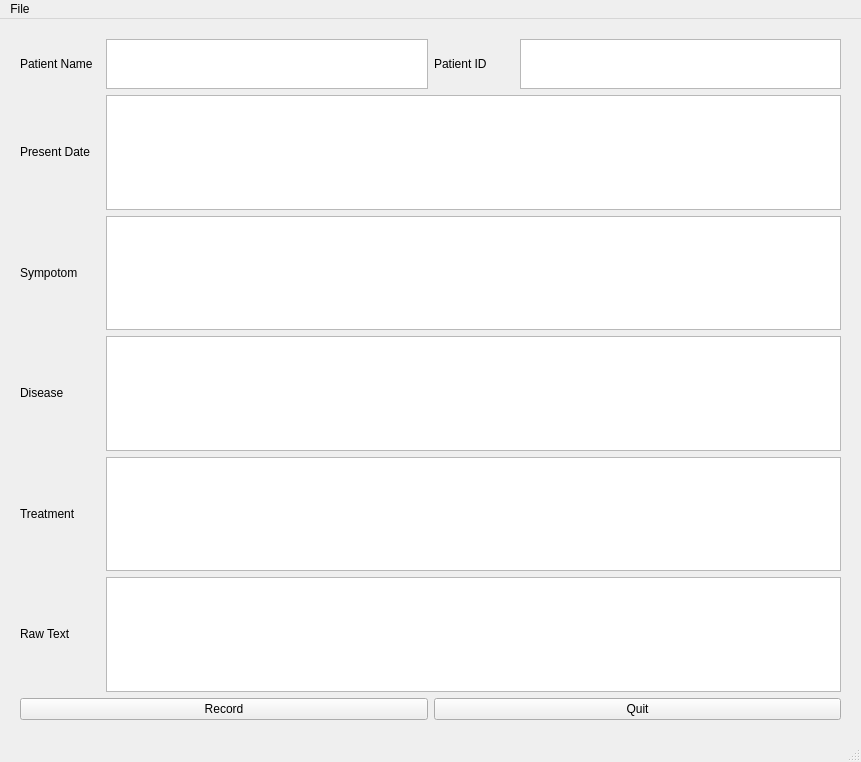
<?xml version="1.0" encoding="UTF-8"?>
<ui version="4.0">
 <class>MainWindow</class>
 <widget class="QMainWindow" name="MainWindow">
  <property name="geometry">
   <rect>
    <x>0</x>
    <y>0</y>
    <width>861</width>
    <height>762</height>
   </rect>
  </property>
  <property name="windowTitle">
   <string>MainWindow</string>
  </property>
  <widget class="QWidget" name="centralwidget">
   <property name="enabled">
    <bool>true</bool>
   </property>
   <property name="sizePolicy">
    <sizepolicy hsizetype="Expanding" vsizetype="Expanding">
     <horstretch>0</horstretch>
     <verstretch>0</verstretch>
    </sizepolicy>
   </property>
   <layout class="QGridLayout" name="gridLayout">
    <property name="leftMargin">
     <number>20</number>
    </property>
    <property name="topMargin">
     <number>20</number>
    </property>
    <property name="rightMargin">
     <number>20</number>
    </property>
    <property name="bottomMargin">
     <number>20</number>
    </property>
    <item row="0" column="0">
     <layout class="QVBoxLayout" name="verticalLayout">
      <item>
       <layout class="QHBoxLayout" name="horizontalLayout_7">
        <item>
         <layout class="QHBoxLayout" name="horizontalLayout">
          <item>
           <widget class="QLabel" name="label_Name">
            <property name="sizePolicy">
             <sizepolicy hsizetype="Fixed" vsizetype="Fixed">
              <horstretch>0</horstretch>
              <verstretch>0</verstretch>
             </sizepolicy>
            </property>
            <property name="minimumSize">
             <size>
              <width>80</width>
              <height>0</height>
             </size>
            </property>
            <property name="maximumSize">
             <size>
              <width>80</width>
              <height>16777215</height>
             </size>
            </property>
            <property name="text">
             <string>Patient Name</string>
            </property>
           </widget>
          </item>
          <item>
           <widget class="QPlainTextEdit" name="plainTextEdit_Name">
            <property name="sizePolicy">
             <sizepolicy hsizetype="Expanding" vsizetype="Fixed">
              <horstretch>0</horstretch>
              <verstretch>0</verstretch>
             </sizepolicy>
            </property>
            <property name="minimumSize">
             <size>
              <width>0</width>
              <height>50</height>
             </size>
            </property>
            <property name="maximumSize">
             <size>
              <width>16777215</width>
              <height>50</height>
             </size>
            </property>
           </widget>
          </item>
         </layout>
        </item>
        <item>
         <layout class="QHBoxLayout" name="horizontalLayout_2">
          <item>
           <widget class="QLabel" name="label_ID">
            <property name="sizePolicy">
             <sizepolicy hsizetype="Fixed" vsizetype="Fixed">
              <horstretch>0</horstretch>
              <verstretch>0</verstretch>
             </sizepolicy>
            </property>
            <property name="minimumSize">
             <size>
              <width>80</width>
              <height>0</height>
             </size>
            </property>
            <property name="maximumSize">
             <size>
              <width>80</width>
              <height>16777215</height>
             </size>
            </property>
            <property name="text">
             <string>Patient ID</string>
            </property>
           </widget>
          </item>
          <item>
           <widget class="QPlainTextEdit" name="plainTextEdit_ID">
            <property name="sizePolicy">
             <sizepolicy hsizetype="Expanding" vsizetype="Fixed">
              <horstretch>0</horstretch>
              <verstretch>0</verstretch>
             </sizepolicy>
            </property>
            <property name="minimumSize">
             <size>
              <width>0</width>
              <height>50</height>
             </size>
            </property>
            <property name="maximumSize">
             <size>
              <width>16777215</width>
              <height>50</height>
             </size>
            </property>
           </widget>
          </item>
         </layout>
        </item>
       </layout>
      </item>
      <item>
       <layout class="QHBoxLayout" name="horizontalLayout_3">
        <item>
         <widget class="QLabel" name="label_Date">
          <property name="sizePolicy">
           <sizepolicy hsizetype="Fixed" vsizetype="Fixed">
            <horstretch>0</horstretch>
            <verstretch>0</verstretch>
           </sizepolicy>
          </property>
          <property name="minimumSize">
           <size>
            <width>80</width>
            <height>0</height>
           </size>
          </property>
          <property name="maximumSize">
           <size>
            <width>80</width>
            <height>16777215</height>
           </size>
          </property>
          <property name="text">
           <string>Present Date</string>
          </property>
         </widget>
        </item>
        <item>
         <widget class="QPlainTextEdit" name="plainTextEdit_Date">
          <property name="sizePolicy">
           <sizepolicy hsizetype="Preferred" vsizetype="Preferred">
            <horstretch>0</horstretch>
            <verstretch>0</verstretch>
           </sizepolicy>
          </property>
         </widget>
        </item>
       </layout>
      </item>
      <item>
       <layout class="QHBoxLayout" name="horizontalLayout_4">
        <item>
         <widget class="QLabel" name="label_Sympotom">
          <property name="sizePolicy">
           <sizepolicy hsizetype="Fixed" vsizetype="Fixed">
            <horstretch>0</horstretch>
            <verstretch>0</verstretch>
           </sizepolicy>
          </property>
          <property name="minimumSize">
           <size>
            <width>80</width>
            <height>0</height>
           </size>
          </property>
          <property name="maximumSize">
           <size>
            <width>80</width>
            <height>16777215</height>
           </size>
          </property>
          <property name="text">
           <string>Sympotom</string>
          </property>
         </widget>
        </item>
        <item>
         <widget class="QPlainTextEdit" name="plainTextEdit_Sympotom"/>
        </item>
       </layout>
      </item>
      <item>
       <layout class="QHBoxLayout" name="horizontalLayout_5">
        <item>
         <widget class="QLabel" name="label_Disease">
          <property name="sizePolicy">
           <sizepolicy hsizetype="Fixed" vsizetype="Fixed">
            <horstretch>0</horstretch>
            <verstretch>0</verstretch>
           </sizepolicy>
          </property>
          <property name="minimumSize">
           <size>
            <width>80</width>
            <height>0</height>
           </size>
          </property>
          <property name="maximumSize">
           <size>
            <width>80</width>
            <height>16777215</height>
           </size>
          </property>
          <property name="text">
           <string>Disease</string>
          </property>
         </widget>
        </item>
        <item>
         <widget class="QPlainTextEdit" name="plainTextEdit_Disease"/>
        </item>
       </layout>
      </item>
      <item>
       <layout class="QHBoxLayout" name="horizontalLayout_6">
        <item>
         <widget class="QLabel" name="label_Treatment">
          <property name="sizePolicy">
           <sizepolicy hsizetype="Fixed" vsizetype="Fixed">
            <horstretch>0</horstretch>
            <verstretch>0</verstretch>
           </sizepolicy>
          </property>
          <property name="minimumSize">
           <size>
            <width>80</width>
            <height>0</height>
           </size>
          </property>
          <property name="maximumSize">
           <size>
            <width>80</width>
            <height>16777215</height>
           </size>
          </property>
          <property name="text">
           <string>Treatment</string>
          </property>
         </widget>
        </item>
        <item>
         <widget class="QPlainTextEdit" name="plainTextEdit_Treatment"/>
        </item>
       </layout>
      </item>
      <item>
       <layout class="QHBoxLayout" name="horizontalLayout_8">
        <item>
         <widget class="QLabel" name="label_WholeText">
          <property name="sizePolicy">
           <sizepolicy hsizetype="Fixed" vsizetype="Fixed">
            <horstretch>80</horstretch>
            <verstretch>0</verstretch>
           </sizepolicy>
          </property>
          <property name="minimumSize">
           <size>
            <width>80</width>
            <height>0</height>
           </size>
          </property>
          <property name="maximumSize">
           <size>
            <width>80</width>
            <height>16777215</height>
           </size>
          </property>
          <property name="text">
           <string>Raw Text</string>
          </property>
         </widget>
        </item>
        <item>
         <widget class="QPlainTextEdit" name="plainTextEdit_WholeText"/>
        </item>
       </layout>
      </item>
      <item>
       <layout class="QHBoxLayout" name="horizontalLayout_9">
        <item>
         <widget class="QPushButton" name="Button_Record">
          <property name="text">
           <string>Record</string>
          </property>
         </widget>
        </item>
        <item>
         <widget class="QPushButton" name="Button_Quit">
          <property name="text">
           <string>Quit</string>
          </property>
         </widget>
        </item>
       </layout>
      </item>
     </layout>
    </item>
   </layout>
  </widget>
  <widget class="QMenuBar" name="menubar">
   <property name="geometry">
    <rect>
     <x>0</x>
     <y>0</y>
     <width>861</width>
     <height>22</height>
    </rect>
   </property>
   <widget class="QMenu" name="menuHelp">
    <property name="title">
     <string>File</string>
    </property>
    <addaction name="actionA"/>
    <addaction name="actionB"/>
   </widget>
   <addaction name="menuHelp"/>
  </widget>
  <widget class="QStatusBar" name="statusbar"/>
  <action name="actionA">
   <property name="text">
    <string>Select from files</string>
   </property>
  </action>
  <action name="actionB">
   <property name="text">
    <string>Save as</string>
   </property>
  </action>
 </widget>
 <resources/>
 <connections/>
</ui>
